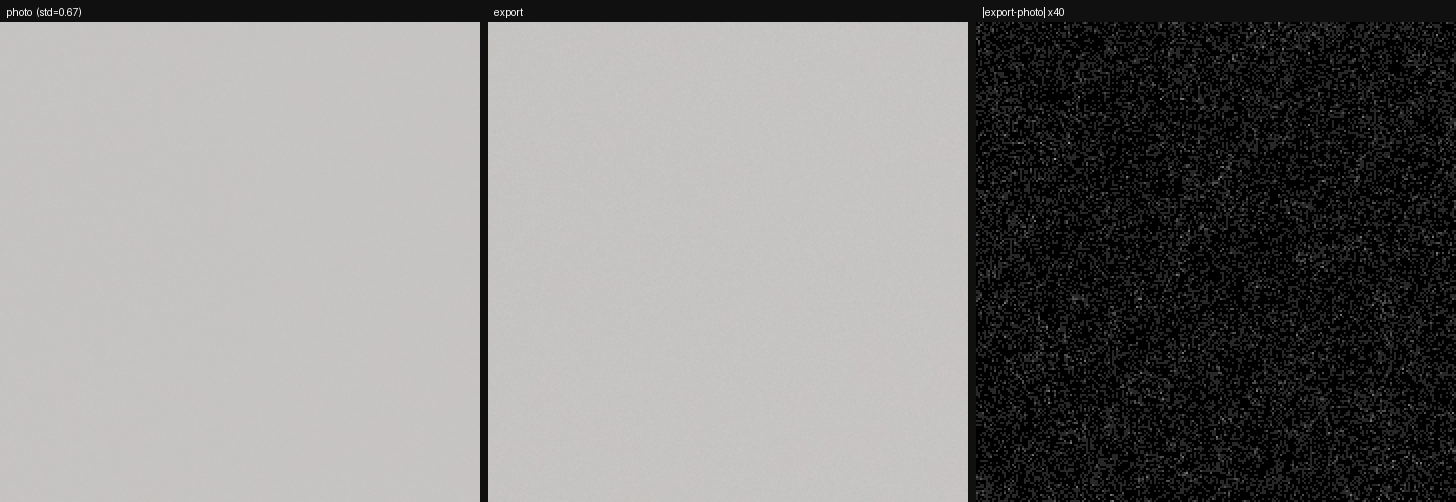
#> input picture tools/jpeg-dither-exp/viz_flat.png, 1456 x 502 px
$ python -i sample-fingerprint.py   (imports and definitions only)
#> lines starting #> are read from the running program, lines starting #| are printed output that depends on the picture; after the words box and inside, x2 and y2 are one past the last pixel; in counts of white or black regions, pixels touching at a corner belong together
#!/usr/bin/env python3
"""样片 / LUT 指纹提取 —— 为「目标风格指纹」与「我们 LUT 现状」提供同一套度量。

依赖：python3 + numpy + pillow（无其它第三方依赖）
    python3 -m pip install numpy pillow

用法
----
  # 1) LUT 指纹（读 app/src/main/assets/luts/*.lut）
  python3 tools/preset-exp/sample-fingerprint.py lut --ids leica_m9,ricoh_negative,leica_b_w_hc \
      --out tools/preset-exp/fingerprint/lut-fingerprint.json

  # 2) 样片目录指纹（目录内 jpg/png，只统计，不改图）
  python3 tools/preset-exp/sample-fingerprint.py samples --name ricoh-negative-official \
      --dir /tmp/fk-samples/ricoh --out tools/preset-exp/fingerprint/sample-ricoh-negative-official.json

  # 3) 成对样片净效应（同场景：风格图 vs 参考图）
  python3 tools/preset-exp/sample-fingerprint.py pair --styled a.jpg --ref b.jpg --out out.json

  # 4) 自检（合成图，不需要任何素材）
  python3 tools/preset-exp/sample-fingerprint.py selftest

LUT 资产格式（app/src/main/assets/luts/*.lut，由 tools/gen-lut-assets.py 生成）：
  [size:1B][titleLen:1B][title][catLen:1B][category][data: size^3 * 3B]
  数组维度 = [B][G][R]（R 是最快变化的轴，与 .cube 一致）。

口径说明（重要，报告里必须一起引用）
------------------------------------
* 样片没有「输入参考」，因此**样片侧只产出分布型指标**（分位数、chroma、色偏），
  不产出「影调曲线」；`mid_slope` 一类曲线斜率只有 LUT 侧有。
* 两侧**可比的维度**：黑白场位置、对比跨度、中性色偏移、平均 chroma、分区色偏。
* 颗粒只在样片侧测（LUT 是纯色彩映射，不含颗粒）。
"""
import argparse
import json
import pathlib
import sys

import numpy as np
from PIL import Image

ROOT = pathlib.Path(__file__).resolve().parents[2]
LUT_DIR = ROOT / 'app/src/main/assets/luts'
OUT_DIR = pathlib.Path(__file__).resolve().parent / 'fingerprint'

# ---------------------------------------------------------------- 基础工具

def srgb_to_linear(x):
    x = np.asarray(x, dtype=np.float64)
    return np.where(x <= 0.04045, x / 12.92, ((x + 0.055) / 1.055) ** 2.4)


def luma(rgb):
    """Rec.709 luma（**gamma 域**加权，0..1）。

    用 gamma 域而非线性光，是为了让「亮度分位数 / 直方图」与肉眼和常见工具的读数一致；
    Lab 相关的计算另走 `rgb_to_lab`（那里才必须线性化）。
    """
    rgb = np.asarray(rgb, dtype=np.float64)
    return np.clip(0.2126 * rgb[..., 0] + 0.7152 * rgb[..., 1] + 0.0722 * rgb[..., 2], 0, 1)


def rgb_to_lab(rgb):
    """sRGB(0..1) -> CIE L*a*b* (D65)。"""
    lin = srgb_to_linear(rgb)
    m = np.array([[0.4124564, 0.3575761, 0.1804375],
                  [0.2126729, 0.7151522, 0.0721750],
                  [0.0193339, 0.1191920, 0.9503041]])
    xyz = lin @ m.T
    wp = np.array([0.95047, 1.0, 1.08883])
    t = xyz / wp
    d = 6 / 29
    f = np.where(t > d ** 3, np.cbrt(np.maximum(t, 0)), t / (3 * d * d) + 4 / 29)
    L = 116 * f[..., 1] - 16
    a = 500 * (f[..., 0] - f[..., 1])
    b = 200 * (f[..., 1] - f[..., 2])
    return np.stack([L, a, b], -1)


def pct(a, q):
    return float(np.percentile(a, q))


# ---------------------------------------------------------------- LUT

# [103 lines left out: functions load_lut, apply_lut, lut_fingerprint, not called in this run]


# ---------------------------------------------------------------- 图像

MAX_SIDE = 1600          # 统计前下采样上限（颗粒分析另用原分辨率中心区）


def _load_rgb(path, max_side=MAX_SIDE):
    im = Image.open(path).convert('RGB')
    orig = im.size
    if max(im.size) > max_side:
        s = max_side / max(im.size)
        im = im.resize((max(1, round(im.width * s)), max(1, round(im.height * s))), Image.LANCZOS)
    return np.asarray(im).astype(np.float64) / 255.0, orig


def tone_metrics(rgb):
    y = luma(rgb)
    flat = y.ravel()
    return {
        'luma_percentiles_255': {k: round(pct(flat, q) * 255, 2) for k, q in
                                 (('p0_1', 0.1), ('p1', 1), ('p5', 5), ('p25', 25), ('p50', 50),
                                  ('p75', 75), ('p95', 95), ('p99', 99), ('p99_9', 99.9))},
        'luma_mean_255': round(float(flat.mean()) * 255, 2),
        'luma_std_255': round(float(flat.std()) * 255, 2),
        'contrast_p95_minus_p5_255': round((pct(flat, 95) - pct(flat, 5)) * 255, 2),
        'contrast_p99_minus_p1_255': round((pct(flat, 99) - pct(flat, 1)) * 255, 2),
        'shadow_clip_frac': round(float((flat < 2 / 255).mean()), 5),
        'highlight_clip_frac': round(float((flat > 253 / 255).mean()), 5),
        'skewness': round(float(((flat - flat.mean()) ** 3).mean() / (flat.std() ** 3 + 1e-12)), 3),
    }


def color_metrics(rgb):
    lab = rgb_to_lab(rgb)
    L, a, b = lab[..., 0], lab[..., 1], lab[..., 2]
    C = np.hypot(a, b)
    neutral = C < 6                       # 近中性像素（Lab chroma < 6）
    y = luma(rgb)

    def ab_med(mask):
        if mask.sum() < 50:
            return None
        return [round(float(np.median(a[mask])), 2), round(float(np.median(b[mask])), 2)]

    hi = y > 0.75
    sh = y < 0.25
    return {
        'mean_chroma': round(float(C.mean()), 2),
        'chroma_p50': round(pct(C, 50), 2),
        'chroma_p90': round(pct(C, 90), 2),
        'chroma_p99': round(pct(C, 99), 2),
        'neutral_frac': round(float(neutral.mean()), 4),
        'neutral_ab_median': ab_med(neutral),                    # 中性像素在 a*b* 上的落点（= 白平衡倾向）
        'neutral_a_mean': round(float(a[neutral].mean()), 2) if neutral.sum() > 50 else None,
        'neutral_b_mean': round(float(b[neutral].mean()), 2) if neutral.sum() > 50 else None,
        'overall_ab_median': [round(float(np.median(a)), 2), round(float(np.median(b)), 2)],
        'highlight_ab_median': ab_med(hi & neutral),
        'shadow_ab_median': ab_med(sh & neutral),
        'sat_frac_chroma_gt20': round(float((C > 20).mean()), 4),
    }


def grain_metrics(path, block=48, max_patches=400):
    """平场噪声：在**原分辨率**上取低梯度块，按亮度分箱给 RMS，并给径向功率谱斜率。

    只在长边 >= 1200 的图上做（下采样会把噪声抹平）。
    """
    im = Image.open(path).convert('RGB')
    if max(im.size) < 1200:
        return {'skipped': 'resolution too low'}
    g = luma(np.asarray(im).astype(np.float64) / 255.0)
    H, W = g.shape
    h, w = H // block, W // block
    if h < 4 or w < 4:
        return {'skipped': 'too few blocks'}
    blocks = g[:h * block, :w * block].reshape(h, block, w, block).transpose(0, 2, 1, 3).reshape(-1, block * block)
    bmean = blocks.mean(1)
    bstd = blocks.std(1)
    bgrad = np.abs(np.diff(blocks, axis=1)).mean(1)
    # 平场判据：块内标准差与梯度都低（排除纹理与边缘）
    flat = (bstd < np.percentile(bstd, 30)) & (bgrad < np.percentile(bgrad, 30)) & (bmean > 0.02) & (bmean < 0.98)
    sel = blocks[flat]
    bmean_f = bmean[flat]
    if len(sel) < 10:
        return {'skipped': 'no flat patches'}
    if len(sel) > max_patches:
        pick = np.random.default_rng(0).choice(len(sel), max_patches, replace=False)
        sel = sel[pick]
        bmean_f = bmean_f[pick]
    rms = sel.std(1)                                  # 每个平场块的噪声 RMS（0..1）
    # 亮度分箱
    bins = [(0.0, 0.15), (0.15, 0.3), (0.3, 0.45), (0.45, 0.6), (0.6, 0.75), (0.75, 0.9), (0.9, 1.0)]
    by_luma = {}
    for lo, hi in bins:
        m = (bmean_f >= lo) & (bmean_f < hi)
        if m.sum() >= 5:
            by_luma[f'{lo:.2f}-{hi:.2f}'] = {'rms_255': round(float(rms[m].mean()) * 255, 3), 'n': int(m.sum())}
    # 径向功率谱（对平场块去均值 + Hann 窗后平均）
    win = np.hanning(block)[:, None] * np.hanning(block)[None, :]
    psd = np.zeros((block, block))
    for p in sel[:80]:
        q = (p.reshape(block, block) - p.mean()) * win
        psd += np.abs(np.fft.fftshift(np.fft.fft2(q))) ** 2
    psd /= min(len(sel), 80)
    cy = cx = block // 2
    yy, xx = np.mgrid[0:block, 0:block]
    r = np.hypot(yy - cy, xx - cx).astype(int)
    prof = np.bincount(r.ravel(), psd.ravel()) / np.maximum(np.bincount(r.ravel()), 1)
    prof = prof[1:block // 2]                          # 去掉 DC 与最外圈
    k = np.arange(1, len(prof) + 1)
    slope = float(np.polyfit(np.log(k), np.log(prof + 1e-20), 1)[0])
    return {
        'block': block,
        'n_flat_patches': int(flat.sum()),
        'flat_luma_mean_255': round(float(bmean[flat].mean()) * 255, 2),
        'rms_by_luma_255': by_luma,
        'rms_all_255': round(float(rms.mean()) * 255, 3),
        'psd_radial_loglog_slope': round(slope, 3),
        'psd_radial_profile': [round(float(v / (prof.max() + 1e-20)), 4) for v in prof[:24]],
    }


def image_fingerprint(path):
#> called with path = '../jpeg-dither-exp/viz_flat.png'
    rgb, orig = _load_rgb(path)
#> in _load_rgb, im is the input picture: PIL image 1456x502 RGB; mean R, G, B 130.4, 129.5, 128.3
#> orig = (1456, 502)
    rep = {'file': pathlib.Path(path).name, 'orig_size': list(orig)}
#> rep = {'file': 'viz_flat.png', 'orig_size': [1456, 502]}
    rep['tone'] = tone_metrics(rgb)
    rep['color'] = color_metrics(rgb)
#> in rgb_to_lab, `return np.stack([L, a, b], -1)`:
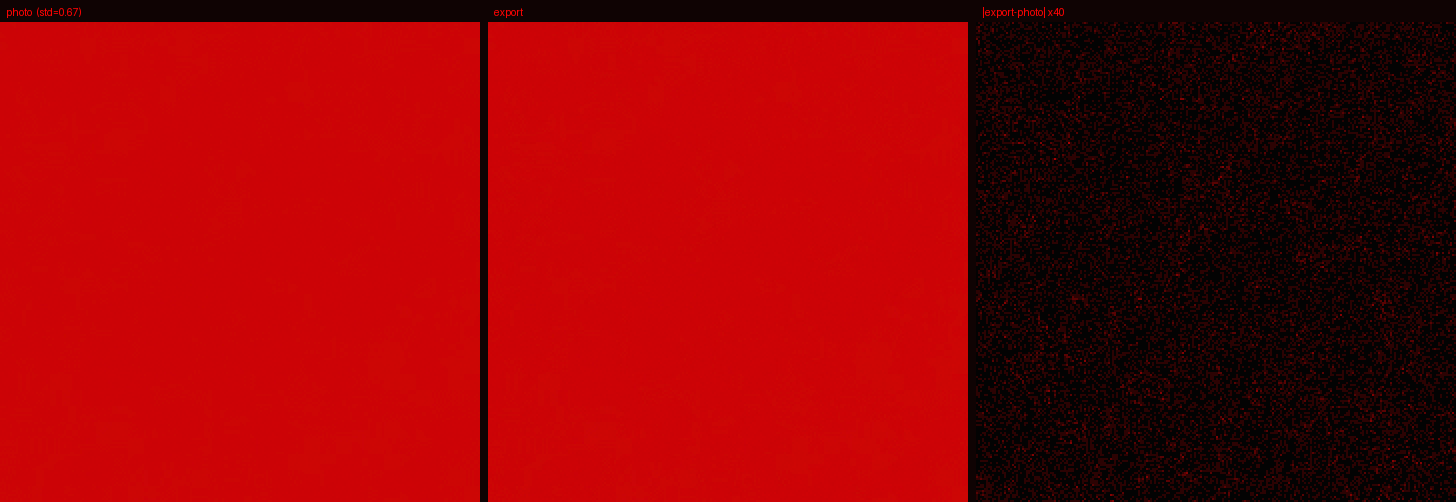
#> returned value: shape (502, 1456, 3) float64; mean of channels 0, 1, 2 52.3, 0.1, 0.7; drawn with min black and max white
#> in color_metrics, `C = np.hypot(a, b)`:
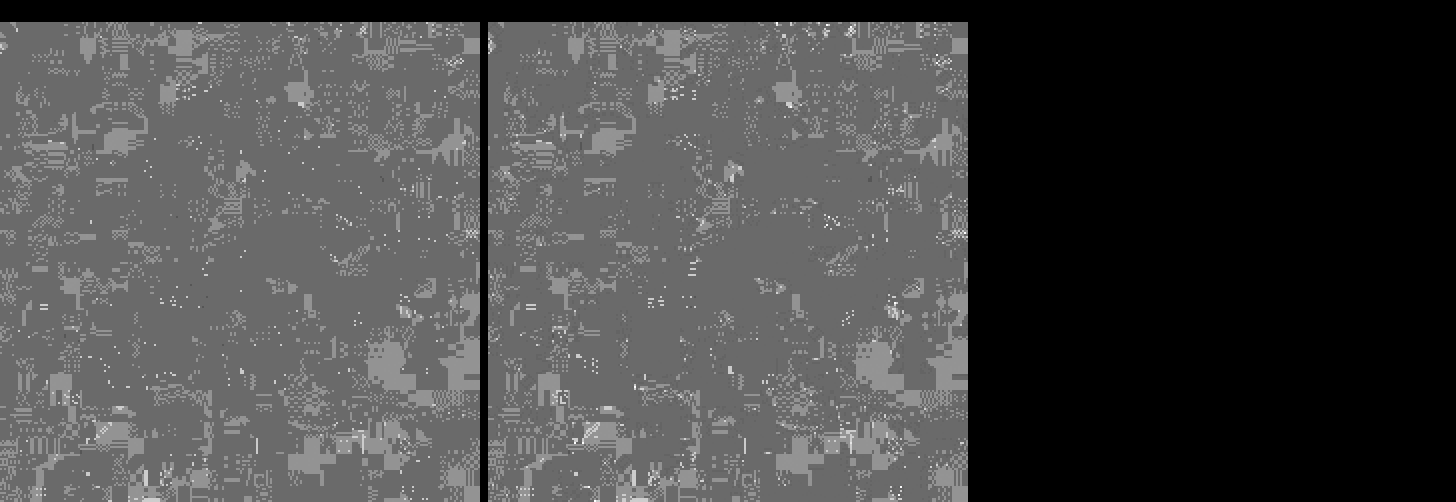
#> C: shape (502, 1456) float64; min 0, max 2.7, mean 0.762; drawn with min black and max white
#> in color_metrics, `neutral = C < 6`: neutral: shape (502, 1456) bool; every value is 1
#> in color_metrics, `hi = y > 0.75`:
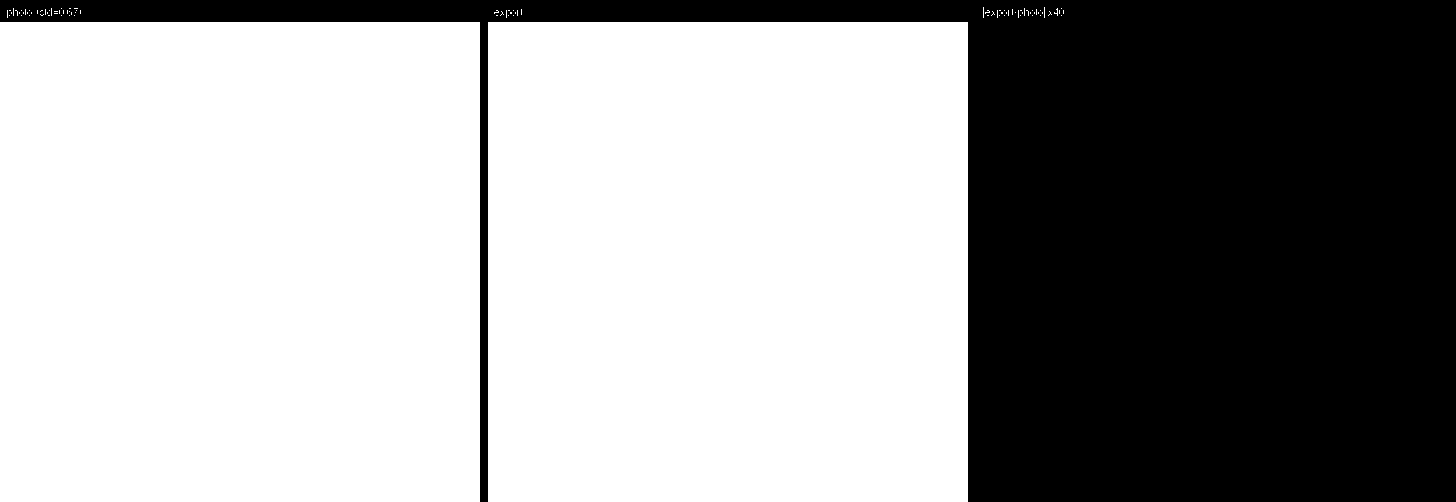
#> hi: shape (502, 1456) bool; 63.1% white; 1 black region, box (x1, y1, x2, y2) and area: (0, 0, 1456, 502) 269802
#> in color_metrics, `sh = y < 0.25`:
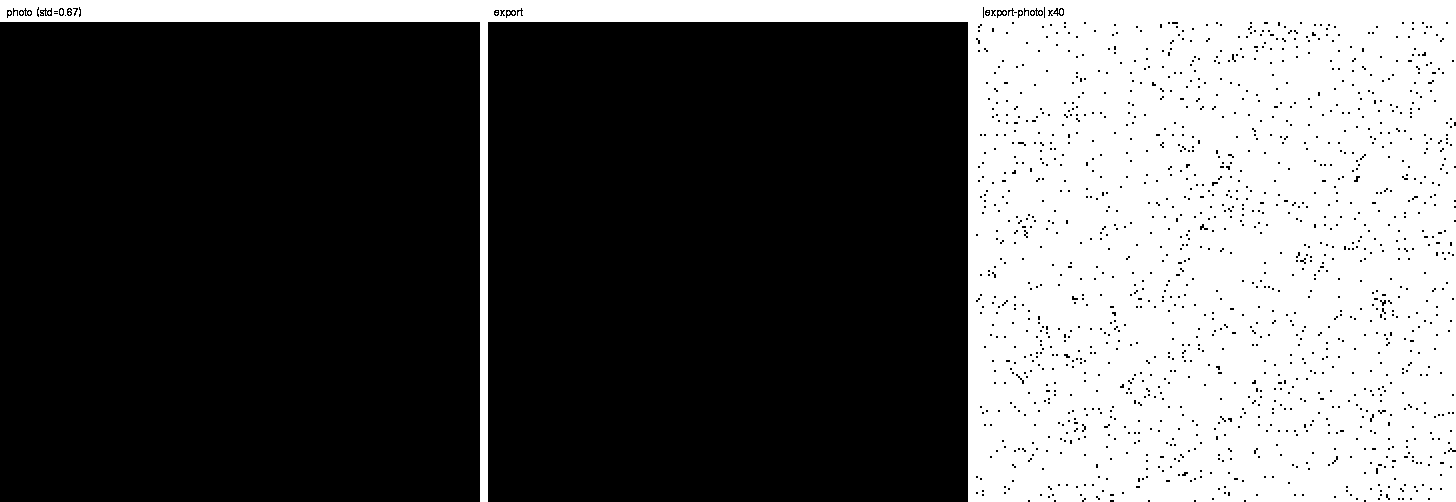
#> sh: shape (502, 1456) bool; 36% white; 20 white regions (19 under 20 px), largest, box (x1, y1, x2, y2) and area: (0, 0, 1456, 502) 262824
    g = grain_metrics(path)
#> in grain_metrics, `blocks = g[:h * block, :w * block].reshape(h, block, w, block).transpo..`:
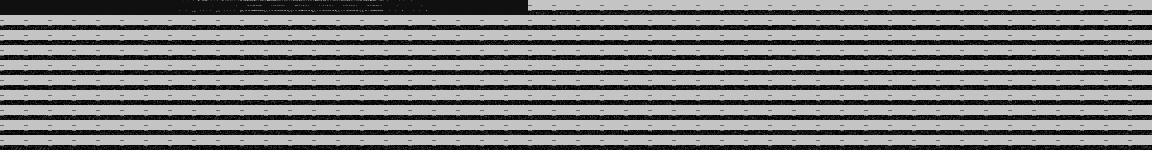
#> blocks: shape (300, 2304) float64 (shown at 1/2 size); min 0, max 0.988, mean 0.512
#> in grain_metrics, `bmean = blocks.mean(1)`: bmean = 300 values, max 0.771 at index 288, min 0.0468 at index 113, mean 0.512
#> in grain_metrics, `bstd = blocks.std(1)`: bstd = 300 values, max 0.353 at index 17, min 0.00225 at index 240, mean 0.0678
#> in grain_metrics, `bgrad = np.abs(np.diff(blocks, axis=1)).mean(1)`: bgrad = 300 values, max 0.0837 at index 21, min 0.000848 at index 3, mean 0.016
#> in grain_metrics, `bmean_f = bmean[flat]`: bmean_f = 81 values, max 0.771 at index 79, min 0.767 at index 28, mean 0.769
#> in grain_metrics, `rms = sel.std(1)`: rms = 81 values, max 0.00262 at index 77, min 0.00225 at index 66, mean 0.00245
#> after the loop in grain_metrics, `for lo, hi in bins:`: by_luma = 1 item
#> the loop in grain_metrics, `for p in sel[:80]:` made 80 passes
#> in grain_metrics, `psd /= min(len(sel), 80)`:
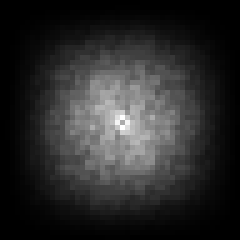
#> psd: shape (48, 48) float64 (shown 5 times larger); min 1.9e-08, max 0.0109, mean 0.00184; drawn with min black and max white
#> in grain_metrics, `cy = cx = block // 2`: cy = 24
#> in grain_metrics, `yy, xx = np.mgrid[0:block, 0:block]`: yy: shape (48, 48) int64; 48 distinct labels, from 0 to 47
#> in grain_metrics, `r = np.hypot(yy - cy, xx - cx).astype(int)`:
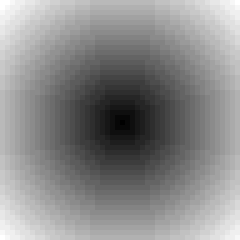
#> r: shape (48, 48) int64 (shown 5 times larger); min 0, max 33, mean 18; drawn with min black and max white
#> in grain_metrics, `prof = np.bincount(r.ravel(), psd.ravel()) / np.maximum(np.bincount(r...`: prof = 34 values, max 0.0098 at index 1, min 5.96e-08 at index 33, mean 0.00277
#> in grain_metrics, `prof = prof[1:block // 2]`: prof = 23 values, max 0.0098 at index 0, min 0.000152 at index 22, mean 0.00377
#> in grain_metrics, `k = np.arange(1, len(prof) + 1)`: k = 23 values from 1 to 23
#> in grain_metrics, `slope = float(np.polyfit(np.log(k), np.log(prof + 1e-20), 1)[0])`: slope = -1.11
#> g = 7 items
    rep['grain'] = g
    return rep


# [71 lines left out: functions samples_fingerprint, pair_effect, not called in this run]


# ---------------------------------------------------------------- 标准色卡（ColorChecker）

# Imaging Resource "Still Life" 标准场景里 ColorChecker 24 色块的中心像素坐标
# （在 5216x3472 的 M9 全分辨率原图上；IR 该场景固定不动，故所有 IR 样片共用）。
# 坐标由 tools/preset-exp/sample-fingerprint.py chart --mark 目视标定 + 色块内 sd 校验
# （实测 sd 0.6–2.3/255，说明采样窗完全落在色块内部）。
CC_COLS = [2450, 2530, 2613, 2696, 2779, 2864]
CC_ROWS = [2863, 2948, 3032, 3117]
CC_NAMES = ['dark_skin', 'light_skin', 'blue_sky', 'foliage', 'blue_flower', 'bluish_green',
            'orange', 'purplish_blue', 'moderate_red', 'purple', 'yellow_green', 'orange_yellow',
            'blue', 'green', 'red', 'yellow', 'magenta', 'cyan',
            'white', 'neutral_8', 'neutral_6_5', 'neutral_5', 'neutral_3_5', 'black']
# X-Rite ColorChecker 24 标称 sRGB（D65/2°，X-Rite 公布值）—— 仅作参考列，
# 注意：样片是**在具体照明下**拍的，与标称值的差 = 照明 × 相机色彩科学，不能直接读成色准。
CC_NOMINAL_SRGB = [
    (115, 82, 68), (194, 150, 130), (98, 122, 157), (87, 108, 67), (133, 128, 177), (103, 189, 170),
    (214, 126, 44), (80, 91, 166), (193, 90, 99), (94, 60, 108), (157, 188, 64), (224, 163, 46),
    (56, 61, 150), (70, 148, 73), (175, 54, 60), (231, 199, 31), (187, 86, 149), (8, 133, 161),
    (243, 243, 242), (200, 200, 200), (160, 160, 160), (122, 122, 121), (85, 85, 85), (52, 52, 52)]
# ColorChecker 末行 6 级灰的标称 L*（用于把「参考图输出」映射成「输入亮度」）
CC_GRAY_LSTAR = [96.539, 81.734, 66.766, 50.867, 35.656, 20.797]


# [167 lines left out: functions _sample_patches, _best_align, chart_fingerprint, _mark_chart, selftest, main, not called in this run]


# [2 lines not run here, left out]

>>> result = image_fingerprint('../jpeg-dither-exp/viz_flat.png')
#> result = 5 items
